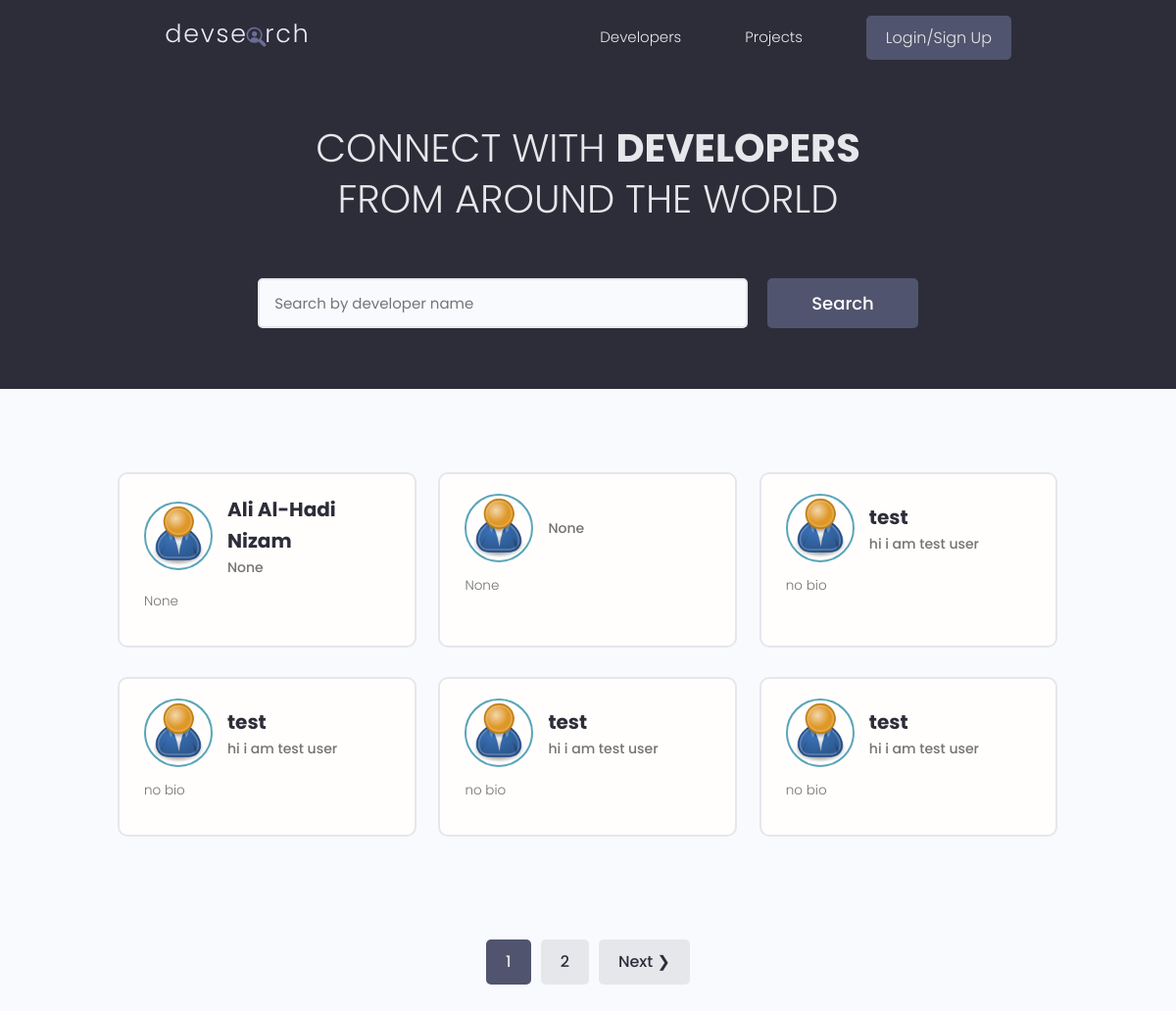
/users/, run on the app's committed database.
### users/models.py (models this page shows, shortened)
class Profile(models.Model):
    user = models.OneToOneField(User, null=True, blank=True, on_delete=models.CASCADE)
    name = models.CharField(max_length=200, null=True, blank=True)
    username = models.CharField(max_length=200, null=True, blank=True)
    location = models.CharField(max_length=200, null=True, blank=True)
    email = models.EmailField(max_length=500, null=True, blank=True)
    short_intro = models.CharField(max_length=1000, null=True, blank=True)
    bio = models.TextField(null=True, blank=True)
    image_path = models.ImageField(null=True, blank=True, upload_to='profiles/' , default='profiles/user-default.png')
    social_github = models.CharField(max_length=500, null=True, blank=True)
    social_linkedin = models.CharField(max_length=500, null=True, blank=True)
    social_youtube = models.CharField(max_length=500, null=True, blank=True)
    social_website = models.CharField(max_length=500, null=True, blank=True)
    created_at = models.DateTimeField(auto_now_add=True)
    id = models.UUIDField(default=uuid.uuid4, unique=True, primary_key=True, editable=False)
    class Meta:
        ordering = ['-username','-short_intro', '-location','-bio']
    @property
    def imageURL(self):
        try:
            url = self.image_path.url
        except:
            url = ''
        return url

### users/views.py (the view)
# urls.py: path('', views.profile, name='Profiles'),
def profile(request):
    profiles, search_query = searchProfiles(request)
    custom_range, profiles, paginator = paginateProfiles(request, profiles, 6)
    context = {'profiles' : profiles, 'search_query': search_query, 'paginator': paginator, 'custom_range': custom_range}
    return render(request, 'users/profile.html', context)

### users/utils.py (called while the page is built)
def searchProfiles(request):
    search_query = ''
    if request.GET.get('search_query'):
            search_query = request.GET.get('search_query')
    skills = Skill.objects.filter(name__icontains=search_query)
    profiles = Profile.objects.distinct().filter(
        Q(name__icontains=search_query) |
        Q(short_intro__icontains=search_query) |
        Q(skill__in=skills))
    return profiles, search_query

def paginateProfiles(request, profiles, result):
    page = request.GET.get('page')
    paginator = Paginator(profiles, result)
    try:
        profiles = paginator.page(page)
    except PageNotAnInteger:
        page = 1
        profiles = paginator.page(page)
    except EmptyPage:
        page = paginator.num_pages
        profiles = paginator.page(page)
    leftIndex = (int(page) - 4)
    if leftIndex < 1:
        leftIndex = 1
    rightIndex = (int(page) + 4)
    if rightIndex > paginator.num_pages:
        rightIndex = paginator.num_pages + 1
    custom_range = range(leftIndex, rightIndex)
    return custom_range, profiles, paginator

### users/templates/users/profile.html (shortened to what this page needs)
{% extends "main.html" %}
{% block content %}
<main class="home">
    <section class="hero-section text-center">
        <div class="container container--narrow">
            <div class="hero-section__box">
                <h2>CONNECT WITH <span>DEVELOPERS</span></h2>
                <h2>FROM AROUND THE WORLD</h2>
            </div>
            <div class="hero-section__search">
                <form id='searchForm' class="form" action="{% url "Profiles" %}" method="get">
                    <div class="form__field">
                        <input class="input input--text" id="formInput#search" type="text" name="search_query"
                            value="{{ search_query }}" placeholder="Search by developer name" />
                    </div>
                    <input class="btn btn--sub btn--lg" type="submit" value="Search" />
                </form>
            </div>
        </div>
    </section>
    <section class="devlist">
        <div class="container">
            <div class="grid grid--three">
                {% for profile in profiles %}
                    <div class="column card">
                        <div class="dev">
                            <a href="{% url 'UserProfile' profile.id %}" class="card__body">
                                <div class="dev__profile">
                                    <img class="avatar avatar--md" src="{{ profile.imageURL }}" alt="user-pic" />
                                    <div class="dev__meta">
                                        <h3>{{ profile.name }}</h3>
                                        <h5>{{ profile.short_intro }}</h5>
                                    </div>
                                </div>
                                <p class="dev__info">{{ profile.bio|slice:"150" }}</p>
                            </a>
                        </div>
                    </div>
                {% endfor %}
            </div>
        </div>
    </section>
    {% include 'pagination.html' with queryset=profiles %}
</main>
{% endblock content %}

### static/styles/app.css (style rules this page uses)
:root { --color-sub: #2d2d39; }
.btn--sub { background-color: var(--color-sub-light); }
.card { border: 2px solid var(--color-light); }
img { width: 100%; }
.hero-section { height: 40vh; display: flex; align-items: center; background-color: var(--color-sub); }
.hero-section__box { margin-bottom: 4rem; }
.hero-section__box > h2, .hero-section__box > h2 > span { font-size: 4rem; color: var(--color-light); line-height: 1.3; text-transform: uppercase; }
.hero-section__box > h2 { font-weight: 300; }
.hero-section__box > h2 > span { font-weight: 700; }
.hero-section__search > .form { display: flex; align-items: center; justify-content: center; gap: 2rem; }
.hero-section__search > .form input.input--text { width: 50rem; }
.devlist { margin-top: 8rem; }
.devlist .grid { align-items: stretch; }
.devlist .dev .dev__profile { display: flex; align-items: center; gap: 1.5rem; }
.devlist .dev .dev__meta h3 { color: var(--color-sub); font-size: 2rem; font-weight: 700; }
.devlist .dev .dev__meta h5 { color: var(--color-text); font-size: 1.4rem; font-weight: 500; }
.devlist .dev .dev__info { margin: 1.5rem 0; font-size: 1.35rem; line-height: 1.4; text-align: justify; }

### static/uikit/styles/modules/_variables.css (style rules this page uses)
:root { --color-main: #5aa5b9; --color-main-light: #e6faff; --color-sub: #3f4156; --color-sub-light: #51546e; --color-sub-lighter: #ededfd; --color-text: #737373; --color-gray: #8b8b8b; --color-light: #e5e7eb; --color-light-gray: #767676; --color-bg: #f8fafd; --color-white: #fffefd; --color-white-light: #f3f3f3; --color-success: #359e64; --color-success-bg: #def8e8; --color-error: #fc4b0b; --color-error-bg: #fff2ee; --font-base: 'Poppins', arial, helvetica, 'Segoe UI', roboto, ubuntu, sans-serif; --font-monospace: 'Fira Code', 'Courier New', courier, monospace; --font-regular: 300; --font-medium: 500; --font-bold: 700; --generic-shadow: 1px 1px 5px #00000010; --generic-transition: all 0.3s ease-in-out; }

### static/uikit/styles/modules/_base.css (style rules this page uses)
* { margin: 0; padding: 0; box-sizing: border-box; text-rendering: optimizeLegibility; color: inherit; font-size: inherit; }
html { font-size: 50%; }
@media only screen and (min-width: 480px) { html { font-size: 56.25%; } }
@media only screen and (min-width: 1200px) { html { font-size: 62.5%; } }
body { line-height: 1.6; font-weight: 400; font-size: 1.5rem; color: var(--color-text); background-color: var(--color-bg); min-height: 100vh; }

### static/uikit/styles/modules/_typography.css (style rules this page uses)
* { font-family: var(--font-base); }
h2 { font-size: 3.6rem; font-weight: var(--font-bold); }
h3 { font-size: 3.2rem; font-weight: var(--font-medium); }
h5 { font-size: 2.4rem; font-weight: var(--font-medium); }
h5, h6 { font-weight: var(--font-regular); }
p, span, strong { font-size: 1.6rem; color: var(--color-text); font-weight: var(--font-regular); }
a { padding-bottom: 2px; text-decoration: none; display: inline-block; color: var(--color-main); font-weight: var(--font-medium); }

### static/uikit/styles/modules/_utilities.css (style rules this page uses)
.container { width: 92%; max-width: 165rem; margin: 0 auto; box-sizing: border-box; }
.container--narrow { width: 92%; max-width: 120rem; }
@media screen and (min-width: 1000px) { .container { width: 90%; } }
@media screen and (min-width: 1000px) { .container--narrow { width: 85%; } }
@media screen and (min-width: 1200px) { .container { width: 80%; } }
@media screen and (min-width: 1200px) { .container--narrow { width: 72%; } }
.text-center { text-align: center; }

### static/uikit/styles/modules/_avatar.css (style rules this page uses)
.avatar { border-radius: 50%; border: 2px solid var(--color-main); object-fit: cover; }
.avatar--md { height: 7rem; width: 7rem; }

### static/uikit/styles/modules/_button.css (style rules this page uses)
.btn { display: inline-block; position: relative; cursor: pointer; background-color: var(--color-light); font-weight: var(--font-medium); color: var(--color-sub); text-decoration: none; padding: 1rem 2rem; border-radius: 0.5rem; border: none; width: -webkit-fit-content; width: -moz-fit-content; width: fit-content; height: -webkit-fit-content; height: -moz-fit-content; height: fit-content; font-size: 1.6rem; outline-width: 0; outline-color: transparent; -webkit-backface-visibility: hidden; backface-visibility: hidden; transition: all 0.3s ease-in-out; }
.btn--sub { background-color: var(--color-sub); color: var(--color-white); }
.btn--lg { font-size: 1.8rem; padding: 1.2rem 4.5rem; }

### static/uikit/styles/modules/_card.css (style rules this page uses)
.card { border-radius: 1rem; background-color: var(--color-white); border: 1.5px solid var(--color-light); width: auto; height: auto; margin-top: 0.5rem; margin-bottom: 0.5rem; overflow: hidden; }
.card__body, .card__header { padding: 2rem 2.5rem; }

### data on the page
Profile: imageURL (placeholder picture), name "Ali Al-Hadi Nizam", short_intro "None", bio "None"
Profile: imageURL (placeholder picture), short_intro "None", bio "None"
Profile: imageURL (placeholder picture), name "test", short_intro "hi i am test user", bio "no bio"
Profile: imageURL (placeholder picture), name "test", short_intro "hi i am test user", bio "no bio"
Profile: imageURL (placeholder picture), name "test", short_intro "hi i am test user", bio "no bio"
Profile: imageURL (placeholder picture), name "test", short_intro "hi i am test user", bio "no bio"

### other printed values
{{ page }} "1"
{{ page }} "2"
